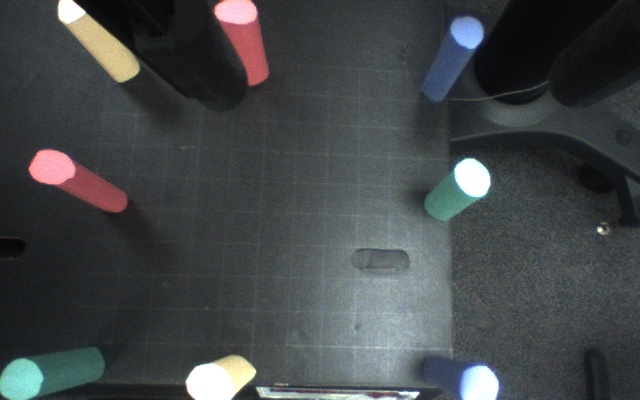
#> input picture mydata/frame0000.jpg, 640 x 400 px, found by its file name
$ python test.py mydata/frame0000.jpg
#> lines starting #> are read from the running program, lines starting #| are printed output that depends on the picture; after the words box and inside, x2 and y2 are one past the last pixel; in counts of white or black regions, pixels touching at a corner belong together
import numpy as np
import cv2
import sys

img = cv2.imread('data/%s'%(sys.argv[1]))
#> img is the input picture: shape (400, 640, 3); mean B, G, R 72.9, 71.1, 67.3
b,g,r = cv2.split(img)
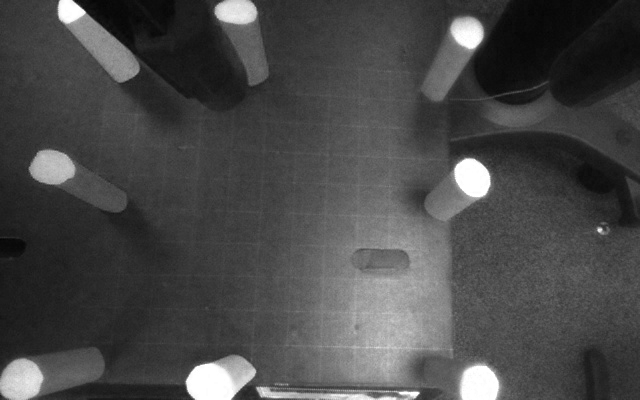
#> b: shape (400, 640); min 4, max 255, mean 72.9
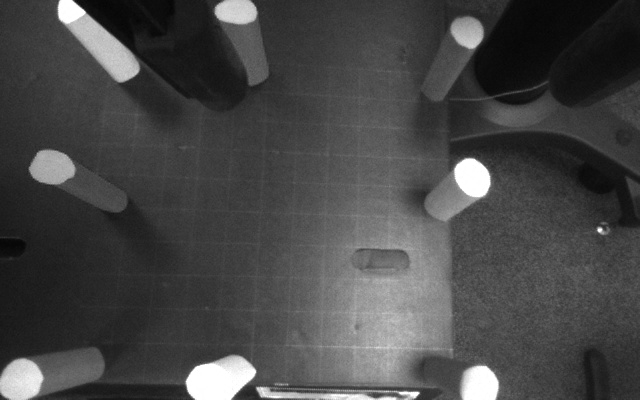
#> g: shape (400, 640); min 5, max 255, mean 71.1
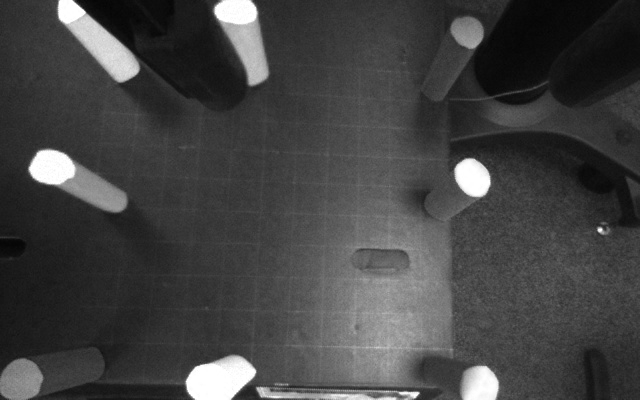
#> r: shape (400, 640); min 4, max 255, mean 67.3
rows, cols = b.shape
#> rows = 400; cols = 640
T = 170
D = 20
for i in range(rows):
    for j in range(cols):
        if b[i][j] < T:
            b[i][j] = 0
        else:
            b[i][j] = 255
        if g[i][j] < T:
            g[i][j] = 0
        else:
            g[i][j] = 255
        if r[i][j] < T:
            r[i][j] = 0
        else:
            r[i][j] = 255
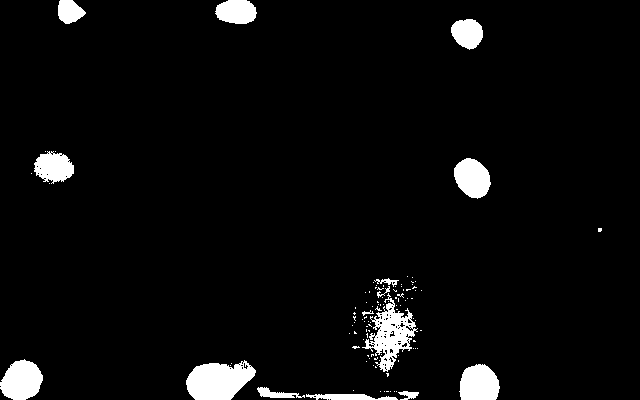
#> b: shape (400, 640); 4.5% white; 106 white regions (91 under 20 px), largest, box (x1, y1, x2, y2) and area: (186, 360, 256, 400) 1992, (362, 293, 418, 372) 1705, (0, 359, 43, 400) 1293
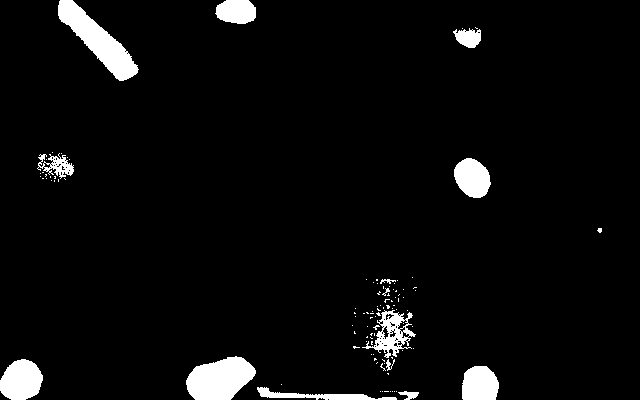
#> g: shape (400, 640); 4.6% white; 107 white regions (93 under 20 px), largest, box (x1, y1, x2, y2) and area: (58, 0, 139, 81) 2363, (186, 356, 256, 400) 2204, (0, 359, 43, 400) 1356
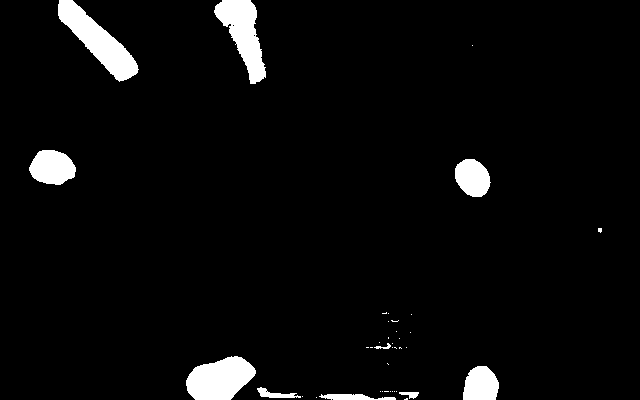
#> r: shape (400, 640); 4.2% white; 40 white regions (30 under 20 px), largest, box (x1, y1, x2, y2) and area: (58, 0, 139, 82) 2482, (186, 356, 256, 400) 2207, (214, 0, 266, 84) 2158

#np.savetxt('test_1_b', b, fmt='%d')

img2 = cv2.merge([b, g, r])
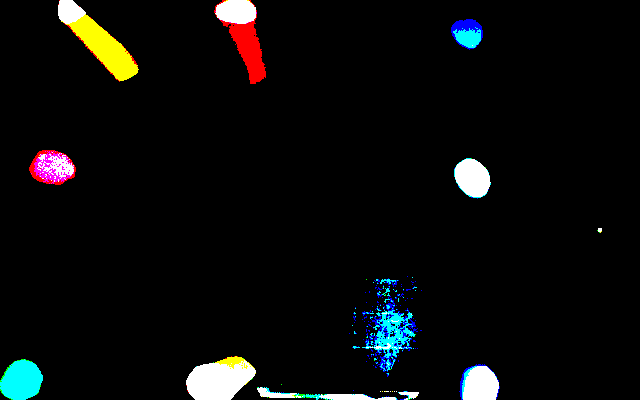
#> img2: shape (400, 640, 3); mean B, G, R 11.4, 11.8, 10.8
cv2.imshow('test', img2)
cv2.waitKey(0)
cv2.destroyAllWindows()
